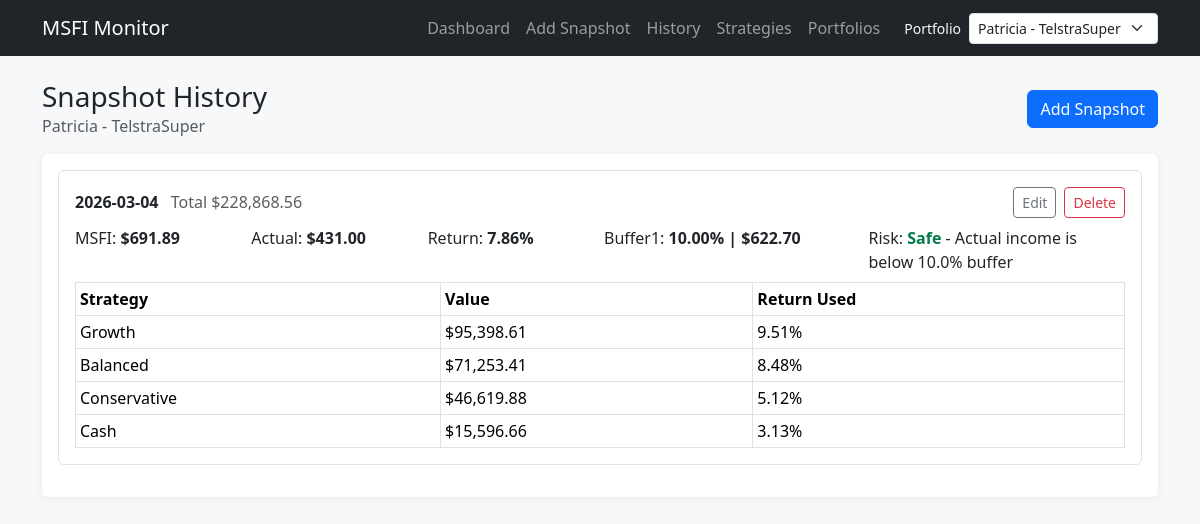
The app's page /history with its own data.
### tables this page shows
CREATE TABLE portfolios (
            id INTEGER PRIMARY KEY AUTOINCREMENT,
            name TEXT NOT NULL UNIQUE,
            buffer_1_percent REAL NOT NULL,
            buffer_2_percent REAL NOT NULL,
            created_at TEXT NOT NULL DEFAULT CURRENT_TIMESTAMP
        );

CREATE TABLE snapshots (
            id INTEGER PRIMARY KEY AUTOINCREMENT,
            portfolio_id INTEGER NOT NULL,
            snapshot_date TEXT NOT NULL,
            total_value REAL NOT NULL,
            weighted_return REAL NOT NULL,
            annual_earnings REAL NOT NULL,
            msfi REAL NOT NULL,
            buffer_1_percent REAL NOT NULL,
            buffer_2_percent REAL NOT NULL,
            buffer_1_value REAL NOT NULL,
            buffer_2_value REAL NOT NULL,
            actual_income REAL NOT NULL,
            risk_status TEXT NOT NULL,
            notes TEXT,
            created_at TEXT NOT NULL DEFAULT CURRENT_TIMESTAMP,
            FOREIGN KEY (portfolio_id) REFERENCES portfolios(id) ON DELETE RESTRICT
        );

CREATE TABLE snapshot_strategy_values (
            id INTEGER PRIMARY KEY AUTOINCREMENT,
            snapshot_id INTEGER NOT NULL,
            strategy_id INTEGER NOT NULL,
            strategy_value REAL NOT NULL,
            return_used REAL NOT NULL,
            FOREIGN KEY (snapshot_id) REFERENCES snapshots(id) ON DELETE CASCADE,
            FOREIGN KEY (strategy_id) REFERENCES strategies(id) ON DELETE RESTRICT
        );

CREATE TABLE strategies (
            id INTEGER PRIMARY KEY AUTOINCREMENT,
            portfolio_id INTEGER NOT NULL,
            name TEXT NOT NULL,
            default_return_5yr REAL NOT NULL,
            active_flag INTEGER NOT NULL DEFAULT 1,
            created_at TEXT NOT NULL DEFAULT CURRENT_TIMESTAMP,
            UNIQUE(portfolio_id, name),
            FOREIGN KEY (portfolio_id) REFERENCES portfolios(id) ON DELETE RESTRICT
        );

### app.py (the view)
    @app.route("/history")
    def history():
        portfolio_id = request.args.get("portfolio_id", type=int) or _active_portfolio_id()
        if portfolio_id is None:
            return render_template("history.html", portfolio=None, snapshots=[], snapshot_details={})
        portfolio = get_portfolio_by_id(portfolio_id)
        if portfolio is None:
            abort(404)
        snapshots = get_snapshots_by_portfolio(portfolio_id)
        snapshot_details = {}
        for row in snapshots:
            snapshot_details[int(row["id"])] = get_snapshot_strategy_rows(int(row["id"]))
        return render_template(
            "history.html",
            portfolio=portfolio,
            snapshots=snapshots,
            snapshot_details=snapshot_details,
        )

### app.py (called while the page is built)
def _risk_explanation(risk_status: str, buffer_1_percent: float) -> str:
    buffer_label = round(buffer_1_percent * 100, 2)
    if risk_status == "Overdrawing":
        return "Actual income is above MSFI"
    if risk_status == "Caution":
        return f"Actual income is above {buffer_label}% buffer"
    return f"Actual income is below {buffer_label}% buffer"

def _active_portfolio_id() -> int | None:
    portfolios = get_all_portfolios()
    if not portfolios:
        return None
    requested_id = request.args.get("portfolio_id", type=int)
    if requested_id is not None and any(int(p["id"]) == requested_id for p in portfolios):
        return requested_id
    return int(portfolios[0]["id"])

### database.py (called while the page is built)
def get_db():
    if "db" not in g:
        app_config = g.get("app_config", current_app.config)
        database_path = app_config["DATABASE"]
        connection = sqlite3.connect(database_path)
        connection.row_factory = sqlite3.Row
        connection.execute("PRAGMA foreign_keys = ON")
        g.db = connection
    return g.db

### models.py (called while the page is built)
def get_all_portfolios():
    db = get_db()
    return db.execute("SELECT * FROM portfolios ORDER BY name ASC").fetchall()

def get_portfolio_by_id(portfolio_id: int):
    db = get_db()
    return db.execute("SELECT * FROM portfolios WHERE id = ?", (portfolio_id,)).fetchone()

def get_snapshots_by_portfolio(portfolio_id: int):
    db = get_db()
    return db.execute(
        """
        SELECT s.*, p.name AS portfolio_name
        FROM snapshots s
        INNER JOIN portfolios p ON p.id = s.portfolio_id
        WHERE s.portfolio_id = ?
        ORDER BY s.snapshot_date DESC, s.id DESC
        """,
        (portfolio_id,),
    ).fetchall()

def get_snapshot_strategy_rows(snapshot_id: int):
    db = get_db()
    return db.execute(
        """
        SELECT ssv.*, st.name AS strategy_name, st.active_flag
        FROM snapshot_strategy_values ssv
        INNER JOIN strategies st ON st.id = ssv.strategy_id
        WHERE ssv.snapshot_id = ?
        ORDER BY st.id ASC
        """,
        (snapshot_id,),
    ).fetchall()

### templates/history.html (shortened to what this page needs)
{% extends "base.html" %}
{% block content %}
<div class="d-flex justify-content-between align-items-center mb-3">
    <div>
        <h1 class="h3 m-0">Snapshot History</h1>
        {% if portfolio %}
        <div class="text-muted">{{ portfolio["name"] }}</div>
        {% endif %}
    </div>
    {% if portfolio %}
    <a class="btn btn-primary" href="{{ url_for('add_snapshot', portfolio_id=portfolio['id']) }}">Add Snapshot</a>
    {% endif %}
</div>
<div class="card p-3">
    {% if snapshots %}
    {% for row in snapshots %}
    <div class="border rounded p-3 mb-3">
        <div class="d-flex justify-content-between align-items-center mb-2">
            <div>
                <strong>{{ row["snapshot_date"] }}</strong>
                <span class="text-muted ms-2">Total ${{ "{:,.2f}".format(row["total_value"]) }}</span>
            </div>
            <div class="d-flex gap-2">
                <a class="btn btn-outline-secondary btn-sm" href="{{ url_for('edit_snapshot', snapshot_id=row['id']) }}">Edit</a>
                <form method="post" action="{{ url_for('remove_snapshot', snapshot_id=row['id']) }}" onsubmit="return confirm('Delete this snapshot?');">
                    <button type="submit" class="btn btn-outline-danger btn-sm">Delete</button>
                </form>
            </div>
        </div>
        <div class="row g-2 mb-2">
            <div class="col-md-2">MSFI: <strong>${{ "{:,.2f}".format(row["msfi"]) }}</strong></div>
            <div class="col-md-2">Actual: <strong>${{ "{:,.2f}".format(row["actual_income"]) }}</strong></div>
            <div class="col-md-2">Return: <strong>{{ "{:.2f}%".format(row["weighted_return"] * 100) }}</strong></div>
            <div class="col-md-3">Buffer1: <strong>{{ "{:.2f}%".format(row["buffer_1_percent"] * 100) }} | ${{ "{:,.2f}".format(row["buffer_1_value"]) }}</strong></div>
            <div class="col-md-3">Risk: <strong class="risk-{{ row['risk_status'] }}">{{ row["risk_status"] }}</strong> - {{ risk_explanation(row["risk_status"], row["buffer_1_percent"]) }}</div>
        </div>
        <div class="table-responsive">
            <table class="table table-sm table-bordered mb-0">
                <thead>
                <tr>
                    <th>Strategy</th>
                    <th>Value</th>
                    <th>Return Used</th>
                </tr>
                </thead>
                <tbody>
                {% for detail in snapshot_details[row["id"]] %}
                <tr>
                    <td>{{ detail["strategy_name"] }}</td>
                    <td>${{ "{:,.2f}".format(detail["strategy_value"]) }}</td>
                    <td>{{ "{:.2f}%".format(detail["return_used"] * 100) }}</td>
                </tr>
                {% endfor %}
                </tbody>
            </table>
        </div>
    </div>
    {% endfor %}
    {% else %}
    <p class="mb-0">No history yet for this portfolio.</p>
    {% endif %}
</div>
{% endblock %}

### templates/base.html (style rules this page uses)
body { background-color: #f6f8fa; }
.card { border: 0; box-shadow: 0 0.125rem 0.5rem rgba(0, 0, 0, 0.06); }
.risk-Safe { color: #027a48; font-weight: 700; }

### records on screen
portfolios: name "Patricia - TelstraSuper"
snapshots: snapshot_date "2026-03-04", total_value "228,868.56", msfi "691.89", actual_income "431.00", row['weighted_return']*100 "7.86%", row['buffer_1_percent']*100 "10.00%", buffer_1_value "622.70", risk_status "Safe", risk_status+buffer_1_percent "Actual income is below 10.0% buffer"
snapshot_strategy_values: strategy_name "Growth", strategy_value "95,398.61", detail['return_used']*100 "9.51%"
snapshot_strategy_values: strategy_name "Balanced", strategy_value "71,253.41", detail['return_used']*100 "8.48%"
snapshot_strategy_values: strategy_name "Conservative", strategy_value "46,619.88", detail['return_used']*100 "5.12%"
snapshot_strategy_values: strategy_name "Cash", strategy_value "15,596.66", detail['return_used']*100 "3.13%"

### other values on screen
form field value "Patricia - TelstraSuper"
